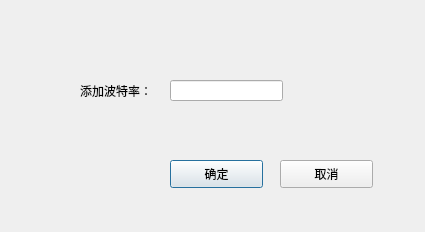
<?xml version="1.0" encoding="UTF-8"?>
<ui version="4.0">
 <class>AddBaudDialog</class>
 <widget class="QDialog" name="AddBaudDialog">
  <property name="geometry">
   <rect>
    <x>0</x>
    <y>0</y>
    <width>425</width>
    <height>232</height>
   </rect>
  </property>
  <property name="windowTitle">
   <string>添加</string>
  </property>
  <widget class="QLabel" name="label">
   <property name="geometry">
    <rect>
     <x>80</x>
     <y>80</y>
     <width>81</width>
     <height>21</height>
    </rect>
   </property>
   <property name="text">
    <string>添加波特率：</string>
   </property>
  </widget>
  <widget class="QLineEdit" name="lineEdit">
   <property name="geometry">
    <rect>
     <x>170</x>
     <y>80</y>
     <width>113</width>
     <height>21</height>
    </rect>
   </property>
  </widget>
  <widget class="QPushButton" name="pushButton_ok">
   <property name="geometry">
    <rect>
     <x>170</x>
     <y>160</y>
     <width>93</width>
     <height>28</height>
    </rect>
   </property>
   <property name="text">
    <string>确定</string>
   </property>
  </widget>
  <widget class="QPushButton" name="pushButton_cancel">
   <property name="geometry">
    <rect>
     <x>280</x>
     <y>160</y>
     <width>93</width>
     <height>28</height>
    </rect>
   </property>
   <property name="text">
    <string>取消</string>
   </property>
  </widget>
 </widget>
 <resources/>
 <connections/>
</ui>
